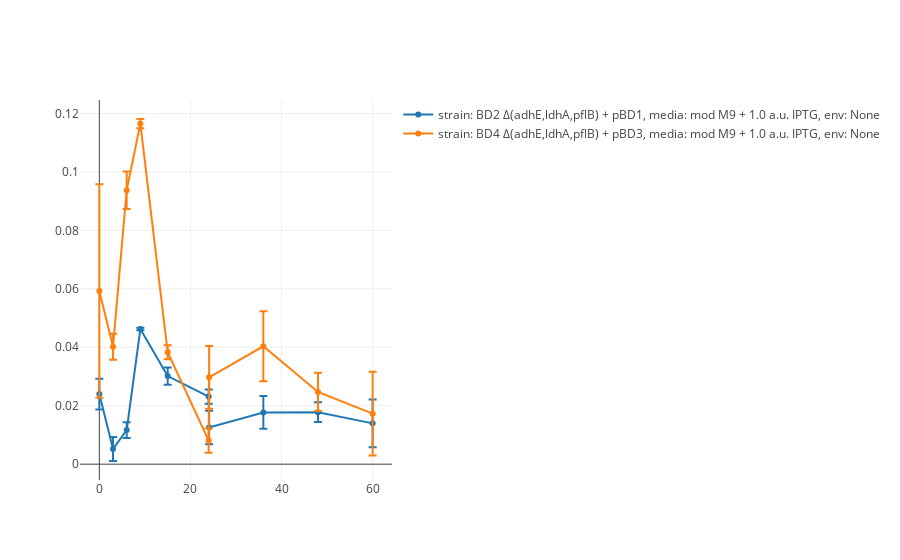

This figure's notebook cell:
### Markdown cell above
## Exploring features

With a standard schema for the data, we can now begin to explore some of the features which have been generated. Features include things like:

- rate ($g\ \ h^{-1}$)
- yield ($g_{product}\ \ g_{substrate}^{-1}$)
- specific productivity ($g\ \ gdw^{-1}\ \ h^{-1}$)
- normalized data (e.g. $a.u. fluorescence\ \ OD_{600}^{-1}$)

### Code cell
iplot(
    [go.Scatter(
            x=rep.avg.analyte_dict['etoh'].time_vector,
            y=rep.avg.analyte_dict['etoh'].specific_productivity,
            name=str(rep.trial_identifier),
            error_y=dict(type='data', array=rep.std.analyte_dict['etoh'].specific_productivity)
               )
     for rep in expt.replicate_trials]
)

### Figure 1 — Plotly figure (JSON) as saved in the notebook; plotly's stock layout.template omitted (floating-point values rounded to 4 significant figures)
{"data": [{"error_y": {"array": [0.00526, 0.004101, 0.002688, 0.0004357, 0.002921, 0.002438, 0.005698, 0.005591, 0.003382, 0.008178], "type": "data"}, "name": "strain: BD2 Δ(adhE,ldhA,pflB) + pBD1,\tmedia: mod M9 + 1.0 a.u. IPTG,\tenv: None ", "type": "scatter", "uid": "2ad2c236-fc28-11e8-8581-9cb6d0b75520", "x": [0, 3, 6, 9, 15, 24, 24.1, 36, 48, 60], "y": [0.024, 0.005189, 0.01166, 0.04623, 0.03014, 0.02315, 0.01255, 0.0177, 0.01778, 0.01396]}, {"error_y": {"array": [0.03649, 0.00443, 0.00643, 0.001584, 0.002408, 0.004214, 0.01072, 0.01197, 0.006548, 0.01433], "type": "data"}, "name": "strain: BD4 Δ(adhE,ldhA,pflB) + pBD3,\tmedia: mod M9 + 1.0 a.u. IPTG,\tenv: None ", "type": "scatter", "uid": "2ad2c237-fc28-11e8-af08-9cb6d0b75520", "x": [0, 3, 6, 9, 15, 24, 24.1, 36, 48, 60], "y": [0.05925, 0.04019, 0.09371, 0.1165, 0.03828, 0.008083, 0.02971, 0.04032, 0.0247, 0.01728]}], "layout": {}}
